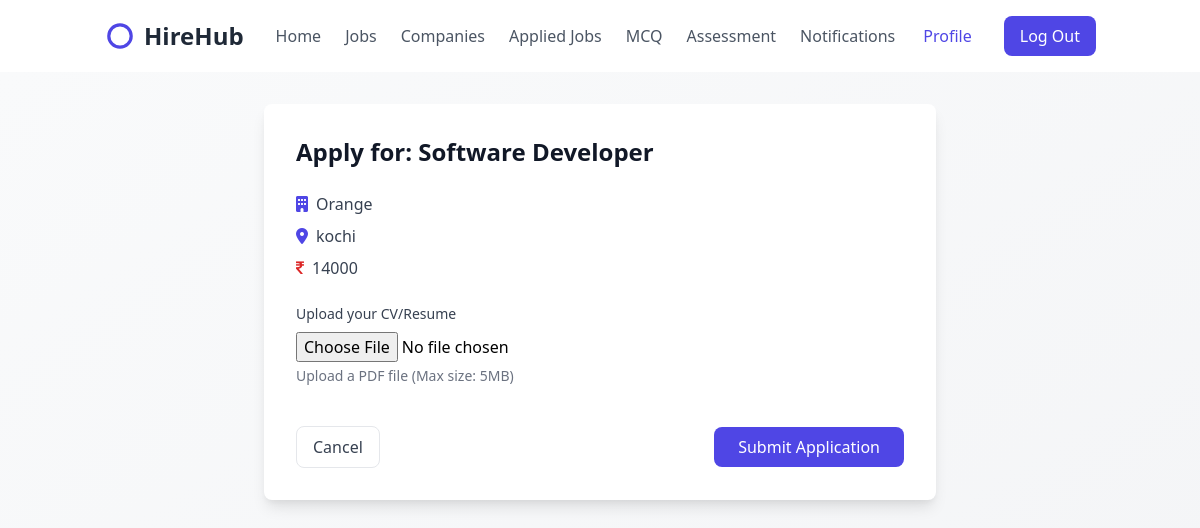
The app's page /apply-jobs/3/ (signed in) with its own data.
### college_admin/models.py (models this page shows, shortened)
class JobPosts(models.Model):
    company =  models.ForeignKey(Company,on_delete=models.CASCADE,related_name="company_jobs",null=True)
    skills = models.CharField(max_length=100)
    designation = models.CharField(max_length=100)
    vacancy = models.IntegerField()
    location = models.CharField(max_length=100)
    department = models.ForeignKey('Department', on_delete=models.CASCADE)
    salary = models.CharField(max_length=300,null=True)
    opening_date = models.DateField(auto_now_add=True)
    closing_date = models.DateField(null=True, blank=True)  # Make closing date optional if needed
    created_at = models.DateTimeField(auto_now_add=True,null=True)

class CustomUser(AbstractBaseUser,PermissionsMixin):
    name=models.CharField(max_length=200)
    email=models.EmailField(unique=True)
    is_active=models.BooleanField(default=True)
    is_staff=models.BooleanField(default=False)
    is_superuser=models.BooleanField(default=False)
    is_company=models.BooleanField(default=False)
    objects = CustomUserManager()
    USERNAME_FIELD = 'email'
    REQUIRED_FIELDS = ['']

### students/views.py (the view, shortened to what this page needs)
# urls.py: path('apply-jobs/<int:job_id>/',ApplyJobView.as_view(),name='apply-job'),
class ApplyJobView(LoginRequiredMixin, CreateView):
    model = AppliedStudents
    template_name = 'apply-job.html'
    fields = ['cv']
    success_url = reverse_lazy('applied-jobs')
    def get_context_data(self, **kwargs):
        context = super().get_context_data(**kwargs)
        job_id = self.kwargs.get('job_id')
        context['jobpost'] = get_object_or_404(JobPosts, id=job_id)
        return context

### students/templates/apply-job.html (shortened to what this page needs)
{% extends "student_home.html" %}
{% load static %}
{% block user %}
<section class="bg-gradient-to-br from-gray-50 to-gray-100 min-h-screen">
    <div class="container mx-auto px-4 py-8">
        <div class="max-w-2xl mx-auto bg-white rounded-lg shadow-lg p-8">
            <h1 class="text-2xl font-bold text-gray-900 mb-6">Apply for: {{ jobpost.designation }}</h1>
            <div class="mb-6">
                <div class="flex items-center space-x-2 mb-2">
                    <i class="fas fa-building text-indigo-600"></i>
                    <span class="text-gray-700">{{ jobpost.company.name }}</span>
                </div>
                <div class="flex items-center space-x-2 mb-2">
                    <i class="fas fa-map-marker-alt text-indigo-600"></i>
                    <span class="text-gray-700">{{ jobpost.location }}</span>
                </div>
                <div class="flex items-center space-x-2">
                    <i class="fa fa-rupee text-red-600"></i>
                    <span class="text-gray-700">{{ jobpost.salary }}</span>
                </div>
            </div>
            <form method="post" enctype="multipart/form-data" class="space-y-6">
                <div>
                    <label for="{{ form.cv.id_for_label }}" class="block text-sm font-medium text-gray-700 mb-2">
                        Upload your CV/Resume
                    </label>
                    <input type="file" name="cv" id="cv" accept=".pdf" required>
                    <p class="text-gray-500 text-sm mt-1">Upload a PDF file (Max size: 5MB)</p>
                </div>
                <div class="flex items-center justify-between pt-4">
                    <a href="{% url 'jobposts' %}" class="px-4 py-2 border rounded-lg text-gray-700 hover:bg-gray-50">
                        Cancel
                    </a>
                    <button type="submit" class="px-6 py-2 bg-indigo-600 text-white rounded-lg hover:bg-indigo-700 transition">
                        Submit Application
                    </button>
                </div>
            </form>
        </div>
    </div>
</section>
{% endblock %}

### records on screen
JobPosts: designation "Software Developer", company.name "Orange", location "kochi", salary "14000"
